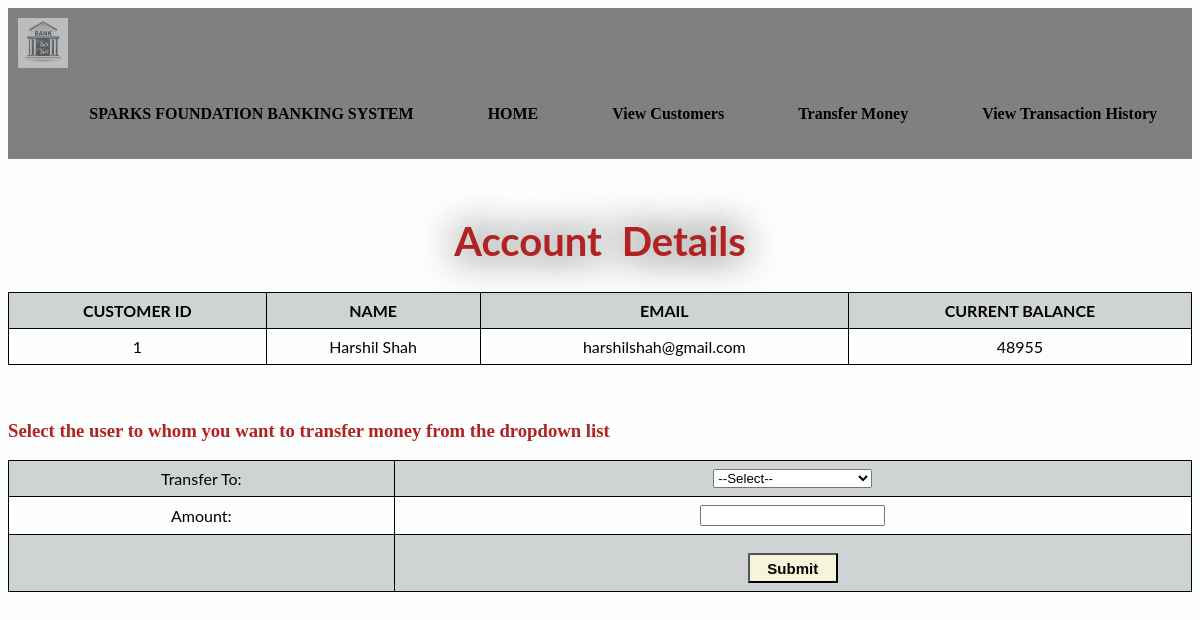
Page /transact.php?Name=Harshil Shah on the committed database.
### tables this page shows
CREATE TABLE `customer` (
  `id` int(3) NOT NULL,
  `name` text NOT NULL,
  `email` varchar(30) NOT NULL,
  `balance` int(8) NOT NULL
);

### transact.php (the view, shortened to what this page needs)
<?php
include 'connection.php';
if(isset($_GET['Name'])){
	$Name=$_GET['Name'];
}
$q="SELECT * From customer WHERE Name='$Name'";
$result=mysqli_query($con,$q);
?>
<html>
<head>
<link rel = "stylesheet" type = "text/css" href = "buttons.css">
</head>
<body style="background-color:#FDFEFE;">
 <nav>
            <div class="logo">
                <img src="logo.png" width="50" height="50">
            </div>
            <ul>
            <li><a href='sparks.php' onMouseOver="this.style.color='#E67E22'"
                    onMouseOut="this.style.color='#FDFEFE'">SPARKS FOUNDATION BANKING SYSTEM</a></li>
			<li><a href="home.php" onMouseOver="this.style.color='#E67E22'"
                    onMouseOut="this.style.color='#FDFEFE'">HOME</a></li>
                <li><a href="display.php" onMouseOver="this.style.color='#E67E22'"
                    onMouseOut="this.style.color='#FDFEFE'">View Customers</a></li>
                <li><a href="transfermoney.php" onMouseOver="this.style.color='#E67E22'"
                    onMouseOut="this.style.color='#FDFEFE'">Transfer Money </a></li>
                <li><a href="transactionhistory.php" onMouseOver="this.style.color='#E67E22'"
                    onMouseOut="this.style.color='#FDFEFE'">View Transaction History</a></li>
            </ul>
        </nav>
<br>
<div>
	<h1 style="font-family: 'Lato', sans-serif;;text-align:center;color:FireBrick;">Account Details</h1>
	<table style="background-color:#f5f5dc;">
	   <th>CUSTOMER ID</th>
	   <th>NAME </th>
	   <th>EMAIL</th>
	   <th>CURRENT BALANCE</th>
	   <tr>
		<?php
			$row=mysqli_fetch_array($result)
		?>
		<td><?php echo  $row["id"]; ?></td>
		<td><?php echo  $row["name"]; ?></td>
		<td><?php echo  $row["email"]; ?></td>
		<td><?php echo  $row["balance"]; ?></td>
	   </tr>
	</table>
</div>
<?php echo "<form method='post' action='transaction.php?Name=$Name'>"?>
<br><br>
<h3 style="font-family: cursive;color:	FireBrick;">Select the user to whom you want to transfer money from the dropdown list</h3>
<table border="0px" style="background-color:#f5f5dc;">
	<tr>
	<td>Transfer To:</td>
	<td><select name="user">
		<option>--Select--</option>
		</select></td></tr>
		<tr><td>Amount:</td><td><input type="text" name="Amount"></td></tr>
		<tr><td></td><td><input type="submit" name="submit" value="Submit" align=center style="margin-top: 10px; width:6em; height:2em; font-size:15px; background-color:Beige; font-weight: bold;"></td></tr>
</table>
</form>
</body>
</html>

### buttons.css (style rules this page uses)
img { opacity:0.5; }
h1 { font-family:serif; font-weight: bold; color: #67E6EC; margin-top:40px; text-align: center; font-size: 55px; text-shadow:black 0 0 40px; word-spacing: 10px; }

### transact.php (style rules this page uses)
table { font-family: 'Lato', sans-serif;; border-collapse: collapse; width: 100%; }
h1 { font-family: 'Lato', sans-serif;; font-size:40px; }
td, th { border: 1px solid black; text-align: center; padding: 8px; }
tr:nth-child(odd) { background-color:#D0D3D4; }
tr:nth-child(even) { background-color:#FDFEFE; }
nav { width: 100%; background-color:grey; overflow:hidden; }
nav ul { list-style-type: none; float: right; margin-top:7px; }
nav ul li { display:inline-block; }
nav ul li a { text-decoration:none; padding: 20px 35px; text-align:center ; color: #000000; display:block; font-weight: 700; }
.logo { float: left; padding: 10px; }

### rows in the picture
customer: id "1", name "Harshil Shah", email "harshilshah@gmail.com", balance "48955"
